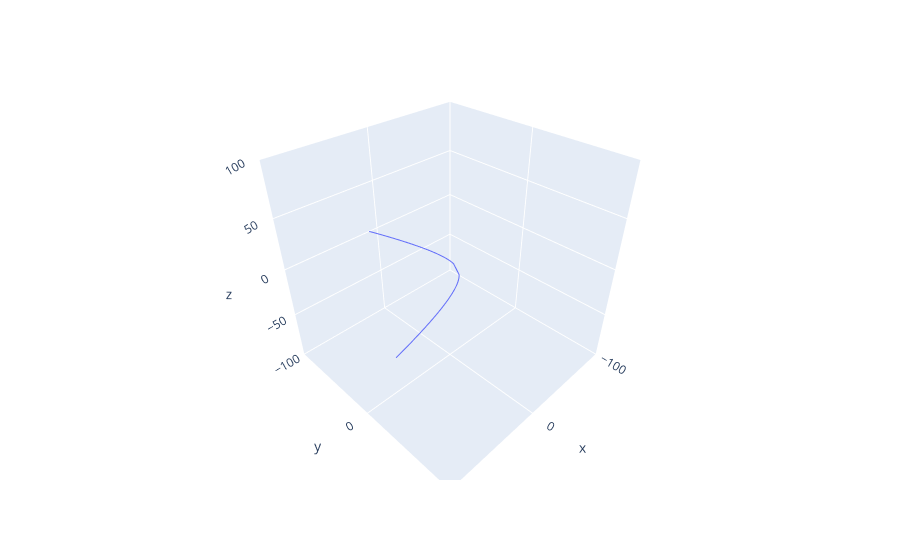

Notebook code cell kept with this figure:
### Code cell
fig = plot_3dtraj_through_ns(r0, v0, k, radius)
fig.update_layout(
    scene = dict(
        xaxis = dict(range=[-10*radius,10*radius],),
        yaxis = dict(range=[-10*radius,10*radius],),
        zaxis = dict(range=[-10*radius,10*radius],)
    )
)

### Figure 1 — Plotly figure (JSON) as saved in the notebook; plotly's stock layout.template omitted (floating-point values rounded to 4 significant figures; data arrays with more than 128 entries replaced by an {"elided": "..."} marker saying what was removed)
{"data": [{"hovertemplate": "x=%{x}<br>y=%{y}<br>z=%{z}<extra></extra>", "legendgroup": "", "line": {"color": "#636efa", "dash": "solid"}, "marker": {"symbol": "circle"}, "mode": "lines", "name": "", "scene": "scene", "showlegend": false, "type": "scatter3d", "x": {"elided": "19996 float values"}, "y": {"elided": "19996 float values"}, "z": {"elided": "19996 int values"}}], "layout": {"legend": {"tracegroupgap": 0}, "margin": {"t": 60}, "scene": {"domain": {"x": [0, 1], "y": [0, 1]}, "xaxis": {"range": [-100, 100], "title": {"text": "x"}}, "yaxis": {"range": [-100, 100], "title": {"text": "y"}}, "zaxis": {"range": [-100, 100], "title": {"text": "z"}}}}}
